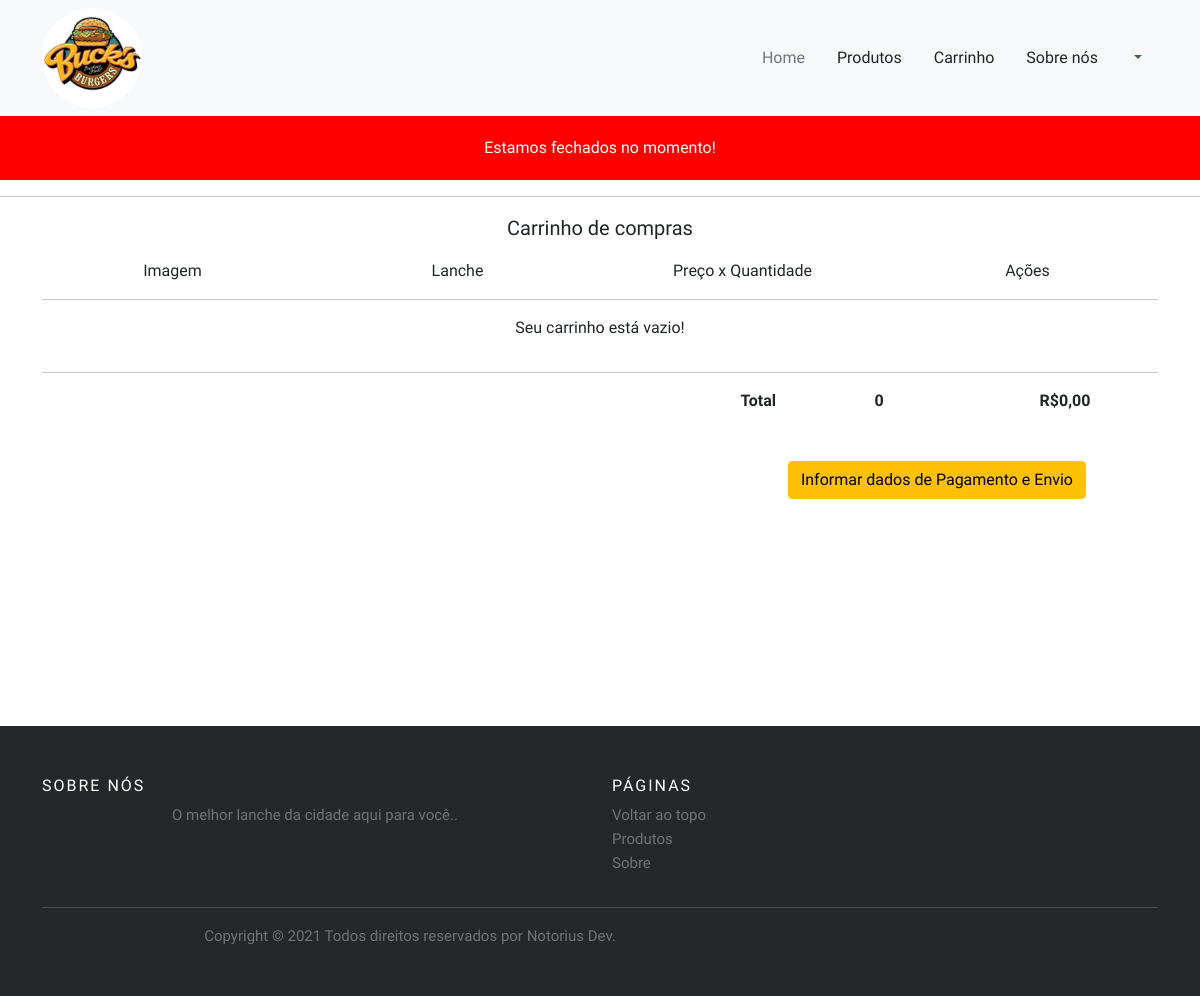
The page /usuario/cart on the database its author committed.
### classes/MySql.php (called while the page is built)
<?php
	class MySql{
		private static $pdo;
		public static function conectar(){
				if (self::$pdo == null) {
					try{
					self::$pdo = new PDO('mysql:host='.HOST.';dbname='.DATABASE,USER,PASSWORD,array(PDO::MYSQL_ATTR_INIT_COMMAND => "SET NAMES utf8"));
					self::$pdo->setAttribute(PDO::ATTR_ERRMODE,PDO::ERRMODE_EXCEPTION);
				}catch(Exception $e){
					echo "<h2>Erro ao conectar</h2>";
				}
			}
			return self::$pdo;
		}
	}
?>

### classes/Site.php (called while the page is built, shortened)
<?php
	class Site{
		public static function sqlInfoSite(){
			$sql_info_site = MySql::conectar()->prepare("SELECT * FROM `tb_site.informacoes_site`");
			$sql_info_site->execute();
			return $sql_info_site->fetch();
		}
	}
?>

### usuario/main.php (the view, shortened to what this page needs)
<?php
$info_site = Site::sqlInfoSite();
?>
<!DOCTYPE html>
<html>
<head>
	<link rel="stylesheet" type="text/css" href="<?php echo INCLUDE_PATH ?>css/style-user.css">
	<link href="https://cdn.jsdelivr.net/npm/bootstrap@5.0.0-beta3/dist/css/bootstrap.min.css" rel="stylesheet">
	<link href='https://unpkg.com/boxicons@2.0.7/css/boxicons.min.css' rel='stylesheet'>
	<link rel="stylesheet" href="https://cdnjs.cloudflare.com/ajax/libs/font-awesome/4.7.0/css/font-awesome.min.css">
</head>
<body style="height: 100%;">
	<header class="px-3 py-2 bg-light text-light">
	  <div class="container">
	    <div class="d-flex flex-wrap align-items-center justify-content-center justify-content-lg-start">
	    	<?php
	    	$sql_imagens_banner = Mysql::conectar()->prepare("SELECT * FROM `tb_site.imagens_site`");
			$sql_imagens_banner->execute();
				if ($sql_imagens_banner->rowCount() > 0) {
					$sql_imagens_banner = $sql_imagens_banner->fetch();
					?>
						<a href="<?php echo INCLUDE_PATH_USER ?>home" class="d-flex align-items-center my-2 my-lg-0 me-lg-auto text-dark text-decoration-none">
					      <img style="border-radius: 50%; width:100px ;" src="<?php echo INCLUDE_PATH_PAINEL ?>uploads/<?php echo $sql_imagens_banner['imagem_logo']; ?>">
					    </a>
					<?php
				}
	    	?>
	      <ul class="nav col-12 col-lg-auto my-2 justify-content-center my-md-0 text-small">
	        <li>
	          <a href="<?php echo INCLUDE_PATH_USER ?>home" class="nav-link text-secondary">
	            Home
	          </a>
	        </li>
            <li>
	          <a href="<?php echo INCLUDE_PATH_USER ?>produtos" class="nav-link text-dark">
	            Produtos
	          </a>
	        </li>
	        <li>
	        	<a href="<?php echo INCLUDE_PATH_USER ?>cart" class="nav-link text-dark">
	        		Carrinho
	        	</a>
	        </li>
	        <li>
	          <a href="<?php echo INCLUDE_PATH_USER ?>sobre" class="nav-link text-dark">
	            Sobre nós
	          </a>
	        </li>
	        <li>
	        	<a class="nav-link dropdown-toggle" href="#" id="navbarDarkDropdownMenuLink" role="button" data-bs-toggle="dropdown" aria-expanded="false" style="color: #496154; font-weight: 500;">
		          </a>
	        </li>
	      </ul>
	    </div>
	  </div>
	</header>
		<?php
				if($info_site['disponivel'] == "0"){
					echo '<div class="frete-gratis" style="background-color: red;">
    					<p style="padding: 20px;">Estamos fechados no momento!</p>
    				  </div>';
				}
		?>
	<div class="content" style="min-height: calc(100vh - 270px);">
		<?php Painel::carregarPagina(); ?>
	</div>
		    <footer class="site-footer">
		      <div class="container">
		        <div class="row">
		          <div class="col-sm-12 col-md-6">
		            <h6>Sobre nós</h6>
		            <p class="text-justify"><?php echo $info_site['sobre']; ?>.</p>
		          </div>
		          <div class="col-xs-6 col-md-3">
		            <h6>Páginas</h6>
		            <ul class="footer-links">
		              <li><a href="">Voltar ao topo</a></li>
		              <li><a href="">Produtos</a></li>
		              <li><a href="">Sobre</a></li>
		            </ul>
		          </div>
		        </div>
		        <hr>
		      </div>
		      <div class="container">
		        <div class="row">
		          <div class="col-md-8 col-sm-6 col-xs-12">
		            <p class="copyright-text">Copyright &copy; 2021 Todos direitos reservados por
		         <a href="#">Notorius Dev</a>.
		            </p>
		          </div>
		          <div class="col-md-4 col-sm-6 col-xs-12">
		          </div>
		        </div>
		      </div>
		</footer>
</body>
</html>

### css/style-user.css (style rules this page uses)
* { margin: 0; padding: 0; box-sizing: border-box; font-family: 'Lexend', sans-serif; text-decoration: none; }
a { text-decoration: none; }
.frete-gratis { height: auto; width: 100%; background: #303030; color: white; text-align: center; }
.container { display: flex; flex-flow: column nowrap; }
h3, p { text-align: center; }
.site-footer { background-color:#26272b; padding:45px 0 20px; font-size:15px; line-height:24px; color:#737373; height: 270px; margin-bottom: -20px; }
.site-footer hr { border-top-color:#bbb; opacity:0.5 }
.site-footer h6 { color:#fff; font-size:16px; text-transform:uppercase; margin-top:5px; letter-spacing:2px }
.site-footer a { color:#737373; }
.footer-links { padding-left:0; list-style:none }
.footer-links li { display:block }
.footer-links a { color:#737373 }
.copyright-text { margin:0 }

### usuario/main.php (style rules this page uses)
a { text-decoration: none; }

### rows shown on the page
tb_site.imagens_site: imagem_logo (picture)
tb_site.informacoes_site: sobre "O melhor lanche da cidade aqui para você."

### other values the page prints
$total_quantidade "0"
Painel::convertMoney($total_pagar) "0,00"
